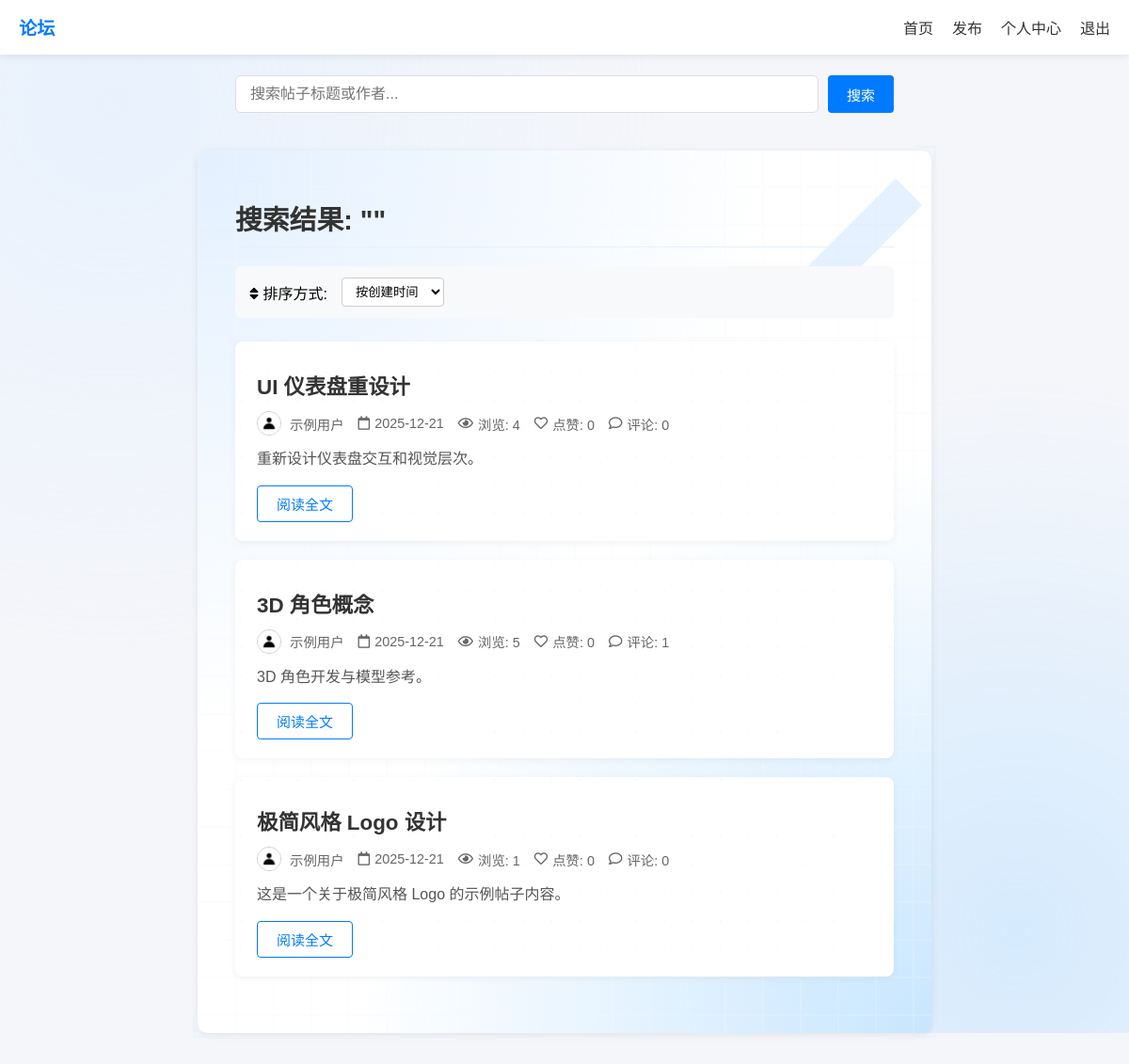
Page /search/ (signed in) on the committed database.
### core/models.py (models this page shows, shortened)
class Blog(models.Model):
	author = models.ForeignKey(settings.AUTH_USER_MODEL, on_delete=models.CASCADE, related_name='blogs')
	title = models.CharField(max_length=100)
	content = models.TextField()
	created_at = models.DateTimeField(auto_now_add=True)
	updated_at = models.DateTimeField(auto_now=True)
	is_public = models.BooleanField(default=True)
	likes_count = models.IntegerField(default=0)
	views_count = models.IntegerField(default=0)
	is_approved = models.BooleanField(default=True)
	is_pinned = models.BooleanField(default=False)
	is_featured = models.BooleanField(default=False)

class User(AbstractUser):
	security_question = models.CharField(max_length=200, blank=False)
	security_answer_hash = models.CharField(max_length=128, blank=False)
	nickname = models.CharField(max_length=50, null=True, blank=True)
	has_set_nickname = models.BooleanField(default=False)
	avatar_path = models.CharField(max_length=255, default='default-avatar.jpg')
	created_at = models.DateTimeField(auto_now_add=True)
	is_admin = models.BooleanField(default=False)
	is_root_admin = models.BooleanField(default=False)

### core/views.py (the view)
# urls.py: path('search/', views.search, name='search'),
@login_required
def search(request):
    query = request.GET.get('query', '')
    sort_by = request.GET.get('sort', 'created')
    qs = Blog.objects.all()
    if query:
        qs = qs.filter(Q(title__icontains=query) | Q(author__username__icontains=query) | Q(author__nickname__icontains=query))
    if not getattr(request.user, 'is_admin', False):
        qs = qs.filter(is_approved=True, is_public=True)
    if sort_by == 'likes':
        qs = qs.order_by('-likes_count')
    elif sort_by == 'views':
        qs = qs.order_by('-views_count')
    else:
        qs = qs.order_by('-created_at')
    return render(request, 'search.html', {'blogs': qs, 'query': query, 'sort_by': sort_by})

### templates/search.html (shortened to what this page needs)
<!DOCTYPE html>
<html>
<head>
    <link rel="stylesheet" href="https://cdnjs.cloudflare.com/ajax/libs/font-awesome/5.15.4/css/all.min.css">
</head>
<body>
    <nav class="navbar">
        <a href="{% url 'home' %}" class="navbar-logo">论坛</a>
        <ul class="navbar-menu">
            <li><a href="{% url 'home' %}">首页</a></li>
            <li><a href="{% url 'create_blog' %}">发布</a></li>
            <li><a href="{% url 'user_profile' %}">个人中心</a></li>
            <li><a href="{% url 'logout' %}">退出</a></li>
        </ul>
    </nav>
    <div class="search-container">
        <form method="get" action="{% url 'search' %}" class="search-form">
            <input type="text" name="query" value="{{ query }}" placeholder="搜索帖子标题或作者..." class="search-input" required>
            <button type="submit" class="btn">搜索</button>
        </form>
    </div>
    <div class="container">
        <div class="ribbon ribbon-top-right"></div>
        <div class="corner-decorator"></div>
        <div class="corner-decorator"></div>
        <div class="corner-decorator"></div>
        <div class="corner-decorator"></div>
        <h1>搜索结果: "{{ query }}"</h1>
        <div class="sort-container">
            <span><i class="fas fa-sort"></i> 排序方式:</span>
            <form method="get" action="{% url 'search' %}" style="margin:0; display:flex; align-items:center;">
                <select name="sort" onchange="this.form.submit()" style="margin:0;">
                    <option value="created" {% if sort_by == 'created' %}selected{% endif %}>按创建时间</option>
                </select>
            </form>
        </div>
            {% if blogs %}
            <ul class="blog-list">
                {% for blog in blogs %}
                <li class="blog-item">
                    <h3 class="blog-title">
                        <a href="{% url 'blog_detail' blog_id=blog.id %}">{{ blog.title }}</a>
                    </h3>
                    <div class="blog-meta">
                        <span>
                            <img src="/media/{{ blog.author.avatar_path|default:'default-avatar.jpg' }}" alt="{{ blog.author.nickname }}的头像" class="avatar">
                            {% if blog.author.nickname %}{{ blog.author.nickname }}{% else %}{{ blog.author.username }}{% endif %}
                        </span>
                        <span><i class="far fa-calendar"></i> {{ blog.created_at|date:"Y-m-d" }}</span>
                        <span><i class="far fa-eye"></i> 浏览: {{ blog.views_count }}</span>
                        <span><i class="far fa-heart"></i> 点赞: {{ blog.likes_count }}</span>
                        <span><i class="far fa-comment"></i> 评论: {{ blog.comments.count }}</span>
                    </div>
                    <div class="blog-excerpt">
                        {{ blog.content|striptags|truncatechars:150 }}
                    </div>
                    <a href="{% url 'blog_detail' blog_id=blog.id %}" class="btn btn-outline">阅读全文</a>
                </li>
                {% endfor %}
            </ul>
        {% endif %}
    </div>
</body>
</html>

### templates/search.html (style rules this page uses)
body { font-family: Arial, sans-serif; margin: 0; background: #f5f6fa; padding-top: 80px; position: relative; min-height: 100vh; }
body::before { content: ''; position: absolute; top: 0; left: 0; width: 100%; height: 100%; z-index: -1; background-image: radial-gradient(circle at 10% 10%, #e3f0ff 0%, transparent 40%), radial-gradient(circle at 90% 90%, #c8e6ff 0%, transparent 40%); opacity: 0.7; }
.container { max-width: 700px; margin: 40px auto; background: radial-gradient(circle at 0% 0%, #e3f0ff 0%, transparent 50%), radial-gradient(circle at 100% 100%, #c8e6ff 0%, transparent 50%), #ffffff; border-radius: 10px; box-shadow: 0 2px 8px rgba(0,0,0,0.08); padding: 32px 40px 40px 40px; position: relative; z-index: 1; }
.container::before { content: ''; position: absolute; inset: 0; background: linear-gradient(90deg, #f8f9fa 2px, transparent 2px), linear-gradient(0deg, #f8f9fa 2px, transparent 2px); background-size: 40px 40px; opacity: 0.2; z-index: 0; }
h1, h2, h3 { color: #333; position: relative; z-index: 2; }
h1 { font-size: 1.8rem; padding-bottom: 10px; border-bottom: 1px solid #e3f0ff; margin-bottom: 20px; }
.avatar { width: 24px; height: 24px; border-radius: 50%; vertical-align: middle; border: 1px solid #ccc; margin-right: 4px; }
.btn, button[type="submit"] { display: inline-block; padding: 8px 20px; background-color: #007BFF; color: white; border: none; border-radius: 4px; cursor: pointer; text-decoration: none; font-size: 15px; transition: all 0.3s ease; position: relative; z-index: 2; }
.btn-outline { background-color: transparent; border: 1px solid #007BFF; color: #007BFF; }
.blog-list { list-style: none; padding: 0; position: relative; z-index: 2; }
.blog-item { background: white; border-radius: 8px; padding: 20px; margin-bottom: 20px; box-shadow: 0 2px 8px rgba(0,0,0,0.05); border-left: 3px solid transparent; transition: all 0.3s ease; position: relative; overflow: hidden; opacity: 0; transform: translateY(20px); }
.blog-item::before { content: ''; position: absolute; top: 0; left: 0; width: 100%; height: 100%; background-image: radial-gradient(circle at 10% 10%, #e3f0ff 1px, transparent 1px); background-size: 30px 30px; opacity: 0.3; z-index: 0; }
.blog-title { margin: 0 0 12px 0; font-size: 1.4rem; position: relative; z-index: 1; }
.blog-title a { color: #333; text-decoration: none; transition: color 0.2s; }
.blog-meta { color: #666; font-size: 0.9rem; margin-bottom: 12px; display: flex; flex-wrap: wrap; gap: 15px; position: relative; z-index: 1; }
.blog-meta span { display: flex; align-items: center; gap: 5px; }
.blog-excerpt { color: #555; line-height: 1.6; margin-bottom: 15px; position: relative; z-index: 1; }
.sort-container { background: #f8f9fa; padding: 12px 15px; border-radius: 6px; margin-bottom: 25px; display: flex; align-items: center; gap: 15px; position: relative; z-index: 2; flex-wrap: wrap; }
select { padding: 6px 10px; border: 1px solid #ccc; border-radius: 4px; background-color: white; cursor: pointer; position: relative; z-index: 2; }
.corner-decorator { position: absolute; width: 20px; height: 20px; border: 2px solid #e3f0ff; opacity: 0.5; z-index: 1; }
.corner-decorator:nth-child(2) { top: -5px; right: -5px; border-left: none; border-bottom: none; }
.corner-decorator:nth-child(3) { bottom: -5px; left: -5px; border-right: none; border-top: none; }
.corner-decorator:nth-child(4) { bottom: -5px; right: -5px; border-left: none; border-top: none; }
.ribbon { position: absolute; width: 150px; height: 150px; overflow: hidden; pointer-events: none; }
.ribbon::before { content: ''; position: absolute; width: 40px; height: 200%; background: #007BFF; opacity: 0.1; transform: rotate(45deg); }
.ribbon-top-right { top: 0; right: 0; }
.search-container { max-width: 700px; margin: 0 auto; padding: 0 20px; position: relative; z-index: 2; margin-bottom: 20px; }
.search-form { display: flex; gap: 10px; width: 100%; }
.search-input { flex: 1; padding: 10px 15px; border: 1px solid #ddd; border-radius: 6px; font-size: 1rem; }
.navbar { position: fixed; top: 0; left: 0; right: 0; background-color: white; padding: 15px 20px; box-shadow: 0 2px 8px rgba(0,0,0,0.08); z-index: 100; display: flex; justify-content: space-between; align-items: center; height: auto; }
.navbar-logo { font-size: 1.2rem; font-weight: bold; color: #007BFF; text-decoration: none; }
.navbar-menu { display: flex; list-style: none; gap: 20px; margin: 0; padding: 0; }
.navbar-menu a { text-decoration: none; color: #333; }

### rows in the picture
Blog: title "UI 仪表盘重设计", author.avatar_path (placeholder picture), author.nickname "示例用户", created_at "2025-12-21", views_count "4", likes_count "0", comments.count "0", content "重新设计仪表盘交互和视觉层次。"
Blog: title "3D 角色概念", author.avatar_path (placeholder picture), author.nickname "示例用户", created_at "2025-12-21", views_count "5", likes_count "0", comments.count "1", content "3D 角色开发与模型参考。"
Blog: title "极简风格 Logo 设计", author.avatar_path (placeholder picture), author.nickname "示例用户", created_at "2025-12-21", views_count "1", likes_count "0", comments.count "0", content "这是一个关于极简风格 Logo 的示例帖子内容。"
